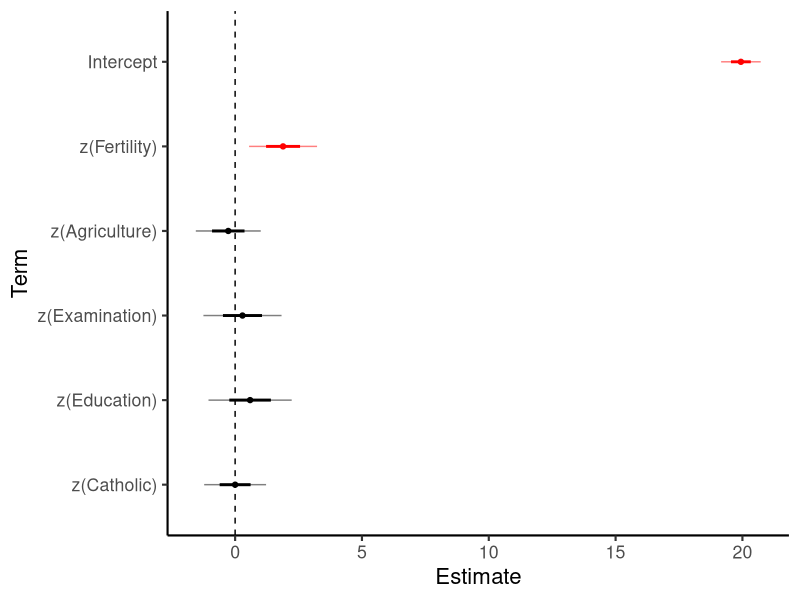
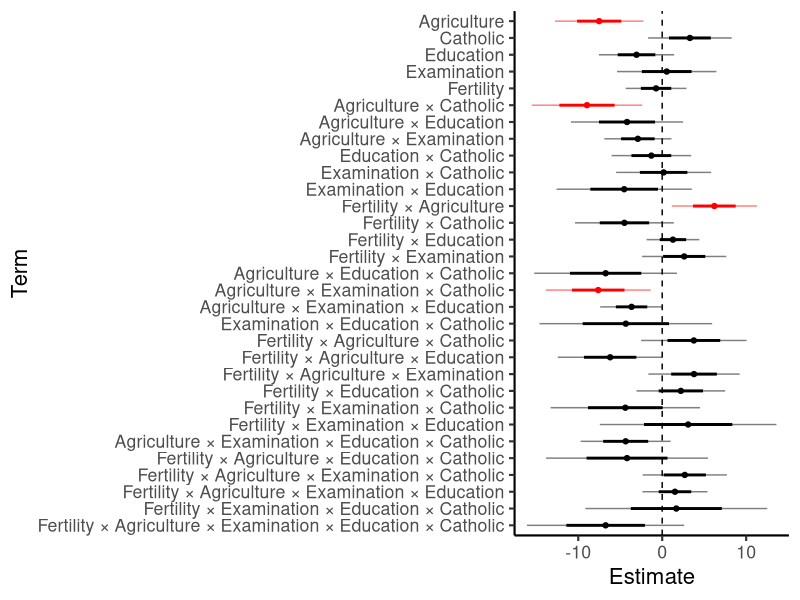
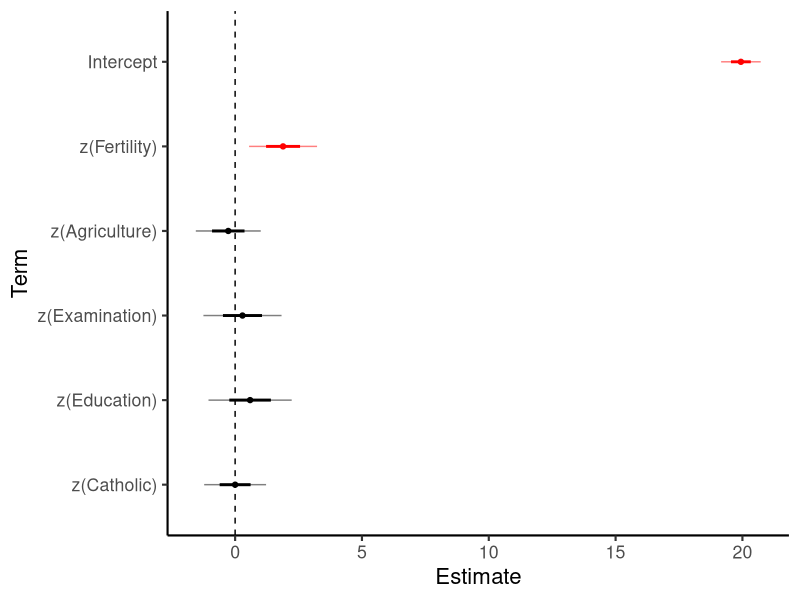
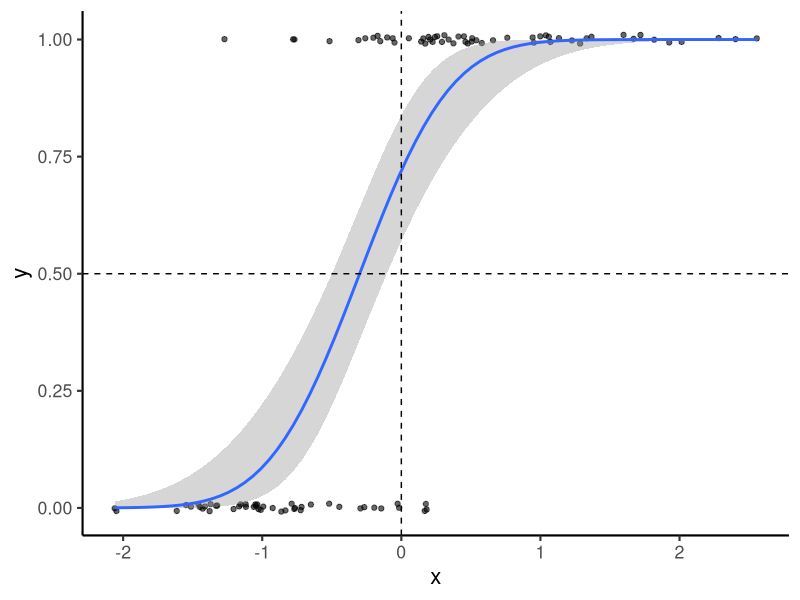
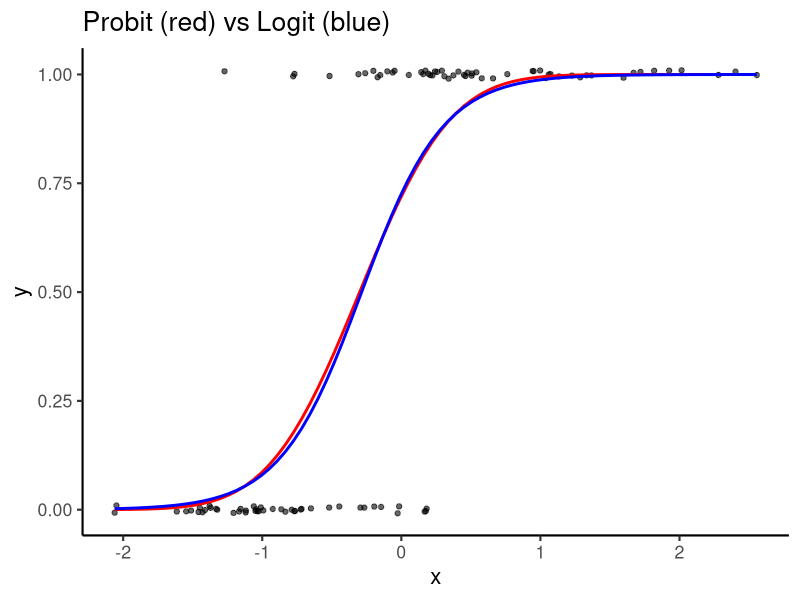
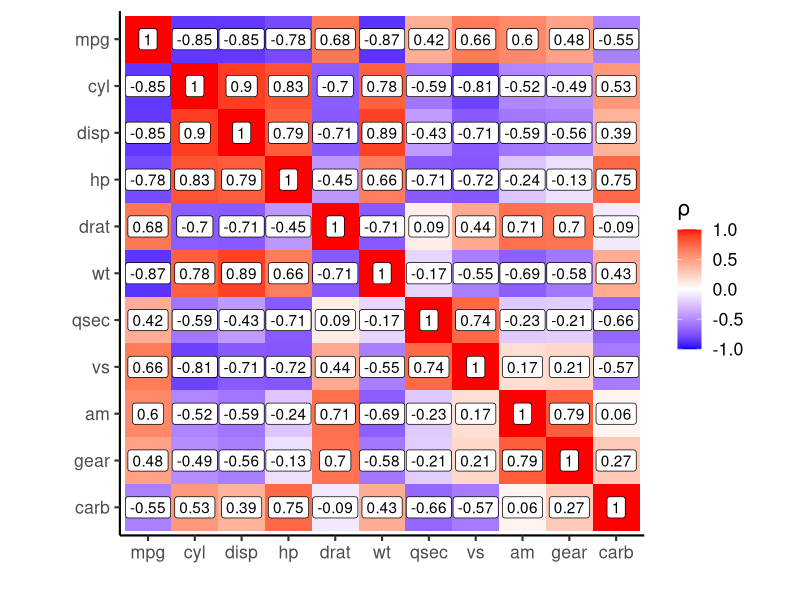
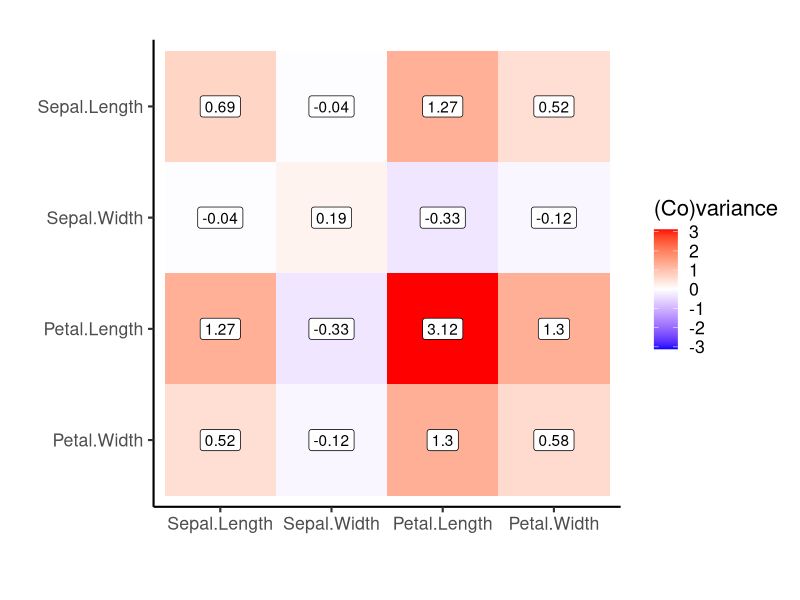
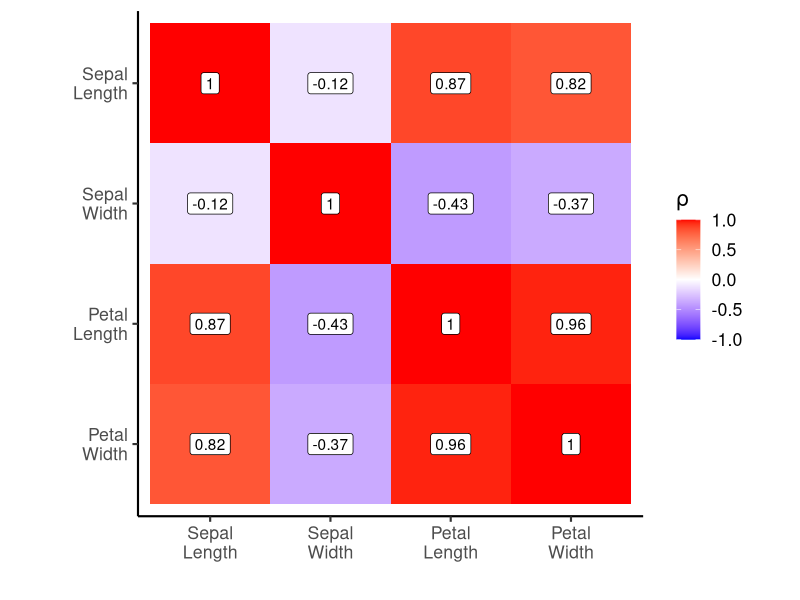

These figures' R source, in order:
## ---- chunk 1
library(knitr)
opts_knit$set(root.dir=normalizePath('.'))
opts_chunk$set(fig.path = "./figures/")
## ---- chunk 2
library(tidyverse)
theme_set(theme_classic(base_size = 16))
## ---- chunk 3
center  = function(x) x - mean(x, na.rm = T)
z = function(x){
  cx = center(x)
  cx / sd(cx, na.rm = T)
}

#' Replace values if a substitute is defined
#' 
#' @param x Vector of strings
#' @param sub_list A named list of substitutes
#' @return A modified vector
#' 
#' @examples 
#' x = c('ugly', 'something else')
#' sub_list = list('ugly'='Pretty', 'Nasty'='Nice')
#' replace_if_found(x, sub_list)
#' @export
replace_if_found = function(x, sub_list){
  .can.replace = x %in% names(sub_list)
  x[.can.replace] = purrr::map_chr(x[.can.replace], ~sub_list[[.]])
  x
}

#' Round numeric columns
#'
#' @param df Input data.frame
#' @param digits Digits to round to
#' @return Rounded data.frame
#' @export
round_df <- function(df, digits) {
  dplyr::mutate_if(df, is.numeric, round, digits=digits)
}


#' Gathers a matrix into a long data frame
#' @export
gather_matrix = function(mat) {
  mat %>%
    data.frame() %>%
    tibble::rownames_to_column('var1') %>%
    gather(var2, value, -var1)
}

#' Gather data into very long data.frame of pairwise comparisons
#' 
#' @description 
#' Gather data into very long data.frame of pairwise comparisons,
#' with columns c(xvar, yvar, x, y).
#' If input has n rows, m columns, output has n * (m^2 - m) rows (and 4 columns).
#' 
#' @param df Data frame to gather
#' @return Data frame with one row per pairwise comparison
#'         
#' @export
gather_pairwise = function(df){
  order = names(df)
  f = function(df, .xvar){
    df %>% gather(yvar, y, -.xvar) %>%
      rename(x=.xvar) %>% mutate(xvar=.xvar) %>%
      select(xvar, yvar, x, y) %>%
      return()
  }
  res = names(df) %>% map_df(f, df=df) %>%
    mutate(xvar = factor(xvar, levels = order),
           yvar = factor(yvar, levels = order))
  res
}

## ---- chunk 4
#' Coefficient table of model coefficients/fixed effects
#' @param model A model object
#' @param digits Number of digits to round to (default 2)
#' @param ci Calculate 95\% confidence intervals? (defualt FALSE)
#' @return data.frame, with one row per term, which can be passed to further functions
#' @examples
#' m = lm(Sepal.Width ~ Sepal.Length, data=iris)
#' coef_table(m, ci=TRUE)
#' @export
coef_table = function(model, digits=2, ci=FALSE){
  .nicer.col.names = list('Estimate'='b', 'Std..Error'='se',
                          'Pr...t..'='p.value', 'Pr...z..'='p.value')
  res = model %>%
    summary() %>%
    coef() %>%
    data.frame() %>%
    tibble::rownames_to_column('term')
  if(ci){
    conf.intervals = confint(model, method='Wald') %>%
      data.frame() %>% tibble::rownames_to_column('term')
    colnames(conf.intervals) = c('term', 'CI_low', 'CI_high')
    res = dplyr::left_join(res, conf.intervals, by='term')
  }
  colnames(res) = replace_if_found(colnames(res), .nicer.col.names)
  res %>%
    dplyr::mutate(term = stringr::str_replace(term, '\\(Intercept\\)', 'Intercept')) %>%
    round_df(digits)
}
## ---- chunk 5
m_linear = lm(Infant.Mortality ~ 
                z(Fertility) + z(Agriculture) + 
                z(Examination) + z(Education) + z(Catholic), 
              data=swiss)
coef_table(m_linear, ci=TRUE)
## ---- chunk 6
plot_coefs = function(table_of_coefs, mark_sig=FALSE){
  # Ensure plotting is in order given
  table_of_coefs$term = factor(table_of_coefs$term, levels=rev(table_of_coefs$term)) 
  if(mark_sig){
    table_of_coefs$sig = table_of_coefs$p.value < .05
    g = ggplot(table_of_coefs, aes(term, y=b, color=sig)) +
      scale_color_manual(values=c('black', 'red')) +
      theme(legend.position = 'none')
  } else {
    g = ggplot(table_of_coefs, aes(term, y=b))
  }
  g = g + geom_point() + 
    geom_linerange(mapping=aes(ymin=b-se, ymax=b+se), size=1) +       # ±1SE with thick line
    geom_linerange(mapping=aes(ymin=b-2*se, ymax=b+2*se), alpha=.5) + # ±2SE with thin line
    geom_hline(yintercept=0, linetype='dashed') +
    coord_flip() +
    labs(x='Term', y='Estimate')
  g
}
## ---- chunk 7
m_linear %>%
  coef_table() %>%
  plot_coefs(mark_sig = TRUE)
## ---- chunk 8
# A more complicated model
model_interactions = lm(Infant.Mortality ~ 
                          z(Fertility) * z(Agriculture) *
                          z(Examination) * z(Education) * z(Catholic), 
                        data=swiss)

model_interactions %>% 
  coef_table() %>% 
  filter(term != 'Intercept') %>%  # Don't show the intercept
  mutate(term = term %>%
           str_remove_all('[z\\(\\)]') %>% # Remove brackets and opening 'z'
           str_replace_all(':', ' × '),    # Pretty interaction terms
         # Sort by term order: 0 for main effects, 1 for first-order interactions, etc.
         term.order = str_count(term, '×')) %>%
  arrange(term.order, term) %>% # Sort by 
  plot_coefs(mark_sig = TRUE)
## ---- chunk 9
table_of_coefs = coef_table(m_linear)

# Ensure terms are in the order given
table_of_coefs$term = factor(table_of_coefs$term, levels=rev(table_of_coefs$term)) 
table_of_coefs$sig = table_of_coefs$p.value < .05
ggplot(table_of_coefs, aes(term, y=b, color=sig)) +
  geom_point() +
  geom_linerange(mapping=aes(ymin=b-se, ymax=b+se), size=1) +       # ±1SE with thick line
  geom_linerange(mapping=aes(ymin=b-2*se, ymax=b+2*se), alpha=.5) + # ±2SE with thin line
  scale_color_manual(values=c('black', 'red')) +
  geom_hline(yintercept=0, linetype='dashed') +
  coord_flip() +
  theme(legend.position = 'none') +
  labs(x='Term', y='Estimate')
## ---- chunk 10
n = 100
bias = .5
slope = 2
x = rnorm(n)
xhat = x + rnorm(n, 0, 1/slope)
y = ifelse(xhat > -bias, 1, 0)
df = data.frame(x, y)
## ---- chunk 11
#' Fit and plot a GLM (e.g. probit regression) to the data
#' 
#' @description 
#' This is a drop-in replacement for ggplot2::geom_smooth, and any 
#' additional arguments will be passed to that function.
#' 
#' Default's to probit regression, AKA the psychometric function.
#' 
#' @param link Link function to use. Tested with 'probit' and 'logit'
#' @export

binomial_smooth = function(link='probit', ...){
  geom_smooth(method = 'glm', 
              method.args = list(family=binomial(link=link)), ...)
}

ggplot(df, aes(x, y)) +
  geom_point(position = position_jitter(height=.01), alpha=.6) +
  binomial_smooth() +
  geom_hline(yintercept=.5, linetype='dashed') +
  geom_vline(xintercept=0, linetype='dashed')
## ---- chunk 12
ggplot(df, aes(x, y)) +
  geom_point(position = position_jitter(height=.01), alpha=.6) +
  binomial_smooth('probit', color='red', se=FALSE) +
  binomial_smooth('logit', color='blue', se=FALSE) +
  labs(title='Probit (red) vs Logit (blue)')
## ---- chunk 13

#' Plot matrix as heatmap
#' @description 
#' `plot_covariance_matrix()` adds an appropriate `fill_label`
#' `plot_correlation_matrix()` also sets limits to ±1
#' 
#' @param mat Matrix to plot
#' @param labeller Function or list used to rename rows/cols
#' @param digits Digits to round values to (default 2)
#' @param limit Limit (±) of colour scale. Defaults to `abs(max(value))`
#' @param fill_label Label to use for colourscale
#' @param fill_gradient Optional custom fill gradient (default blue-white-red)
#' 
#' @examples 
#' iris %>%
#'   select_if(is.numeric) %>% 
#'   cor() %>%
#'   plot_correlation_matrix()
#'
#' @export
plot_matrix = function(mat, labeller=NULL, 
                       digits=2, limit=NULL, fill_label=NULL,
                       fill_gradient=NULL) {
  var_order = colnames(mat)
  df = gather_matrix(mat) %>%
    mutate(var1 = factor(var1, levels=var_order),
           var2 = factor(var2, levels=rev(var_order)))
  if(is.null(limit)){
    limit = abs(max(df$value))
  }
  # Handle labels
  if(is.function(labeller)){
    levels(df$var1) = labeller(levels(df$var1))
    levels(df$var2) = labeller(levels(df$var2))
  } else if (is.list(labeller)){
    levels(df$var1) = replace_if_found(levels(df$var1), labeller)
    levels(df$var2) = replace_if_found(levels(df$var2), labeller)
  }
  g = df %>%
    ggplot(aes(var1, var2, fill=value, label=round(value, digits))) +
    geom_tile() +
    geom_label(fill='white') +
    coord_fixed() +
    labs(x='', y='', fill=fill_label)
  # Use default gradient (blue-white-red), or apply custom one.
  if(is.null(fill_gradient)){
    g = g + scale_fill_gradient2(low='blue', mid='white', high='red', 
                                 limits=c(-limit, limit))
  } else {
    g = g + fill_gradient
  }
  g
}
#' @rdname plot_matrix
#' @export
plot_covariance_matrix = function(cov_mat, ...){
  plot_matrix(cov_mat, fill_label='(Co)variance', ...)
}

#' @rdname plot_matrix
#' @export
plot_correlation_matrix = function(cor_mat, ...){
  plot_matrix(cor_mat, limit=1, fill_label='ρ', ...)
}
## ---- chunk 14
mtcars %>%
  cor() %>%
  plot_correlation_matrix()
## ---- chunk 15
cov_matrix = iris %>%
  select_if(is.numeric) %>% cov()
plot_covariance_matrix(cov_matrix)
# Same as
# plot_matrix(cov_matrix, fill_label='(Co)variance')
## ---- chunk 16
cor_matrix = iris %>% select_if(is.numeric) %>% cor()
# Use custom labelling function
labeller = function(x) str_replace(x, '\\.', '\n')
plot_correlation_matrix(cor_matrix, labeller = labeller)
## ---- chunk 17
# We can also provide a list of labels
label_list = list('Petal.Width'='W(Petal)', 
                  'Petal.Length'='L(Petal)',
                  'Sepal.Width'='W(Sepal)', 
                  'Sepal.Length'='L(Sepal)')
plot_correlation_matrix(cor_matrix, labeller = label_list)
## ---- chunk 18
plot_pairwise = function(df, smooth='loess'){
  res = gather_pairwise(df)
  g = ggplot(res, aes(x, y)) +
    facet_grid(yvar~xvar, scales='free', margins=F, switch='both', shrink=F)
  if(!is.null(smooth)){
    g = g + stat_smooth(method=smooth)
  }
  g = g +
    geom_point() +
    labs(x='', y='') +
    theme(panel.border = element_rect(colour = "black", fill=NA))
  g
}
## ---- chunk 19
mtcars %>% select(mpg, disp, hp, drat, wt) %>% plot_pairwise()
## ---- chunk 20
iris %>% select(-Species) %>% plot_pairwise(smooth=NULL)
## ---- chunk 21
trees %>%
  mutate(`Predicted\nVolume` = Height*Girth) %>%
  plot_pairwise(smooth='lm')
